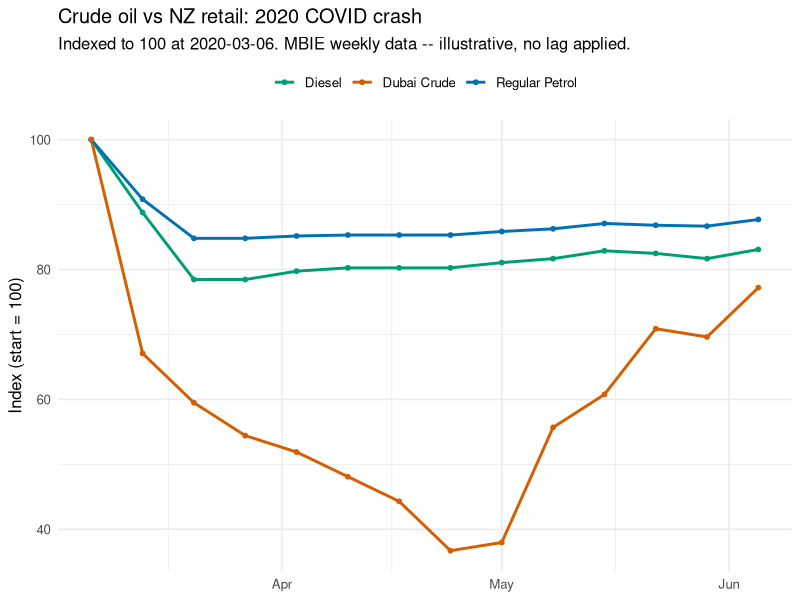
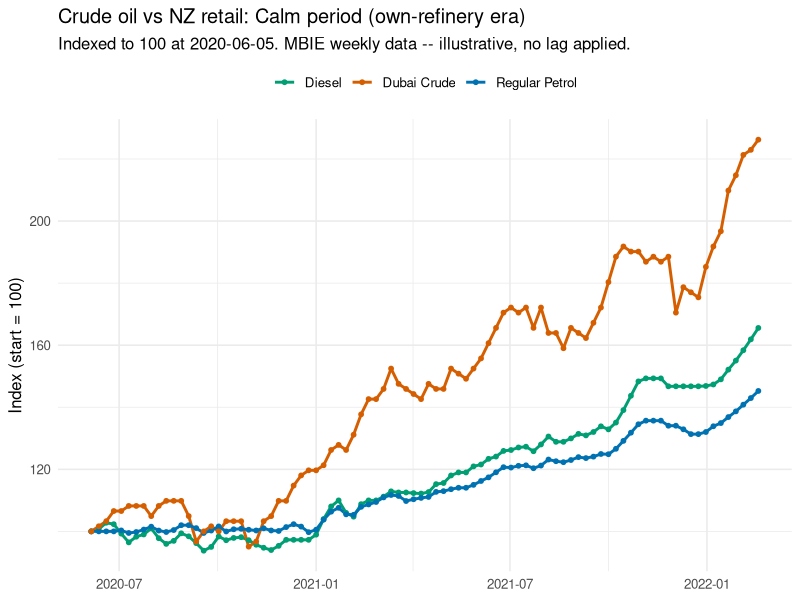
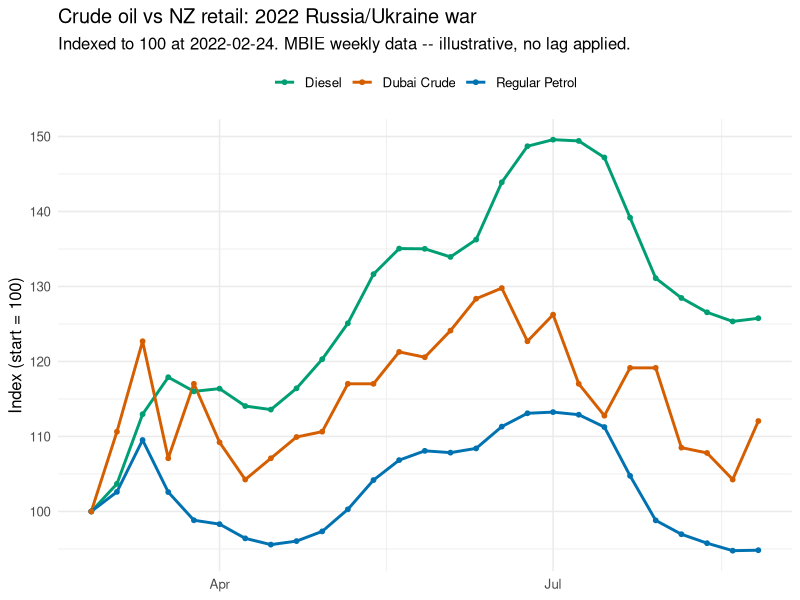
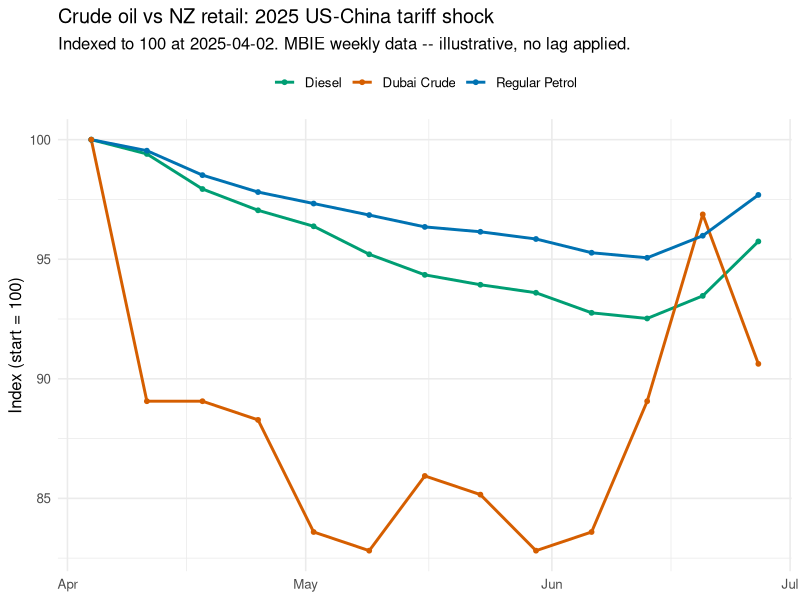
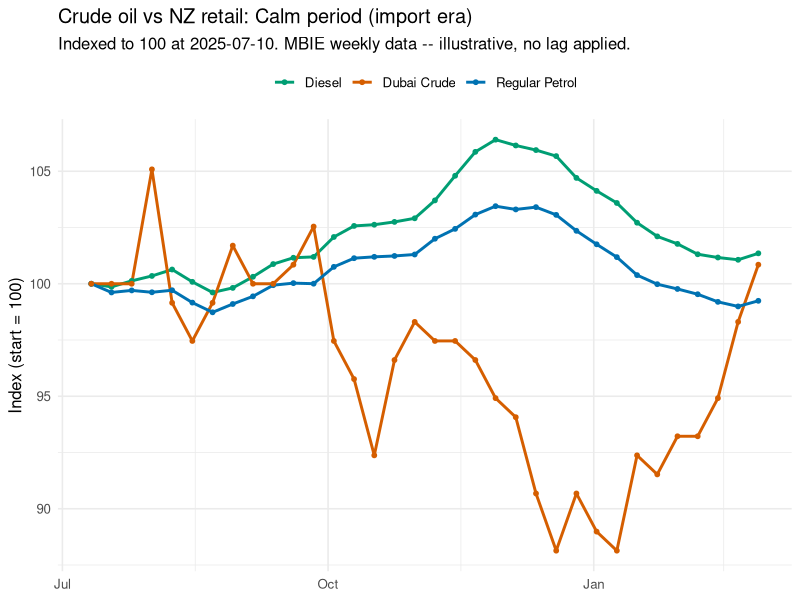
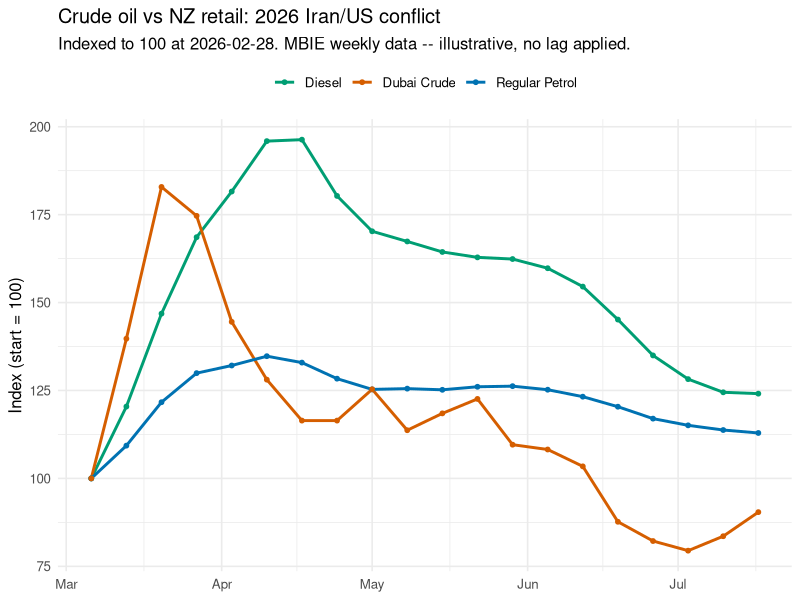
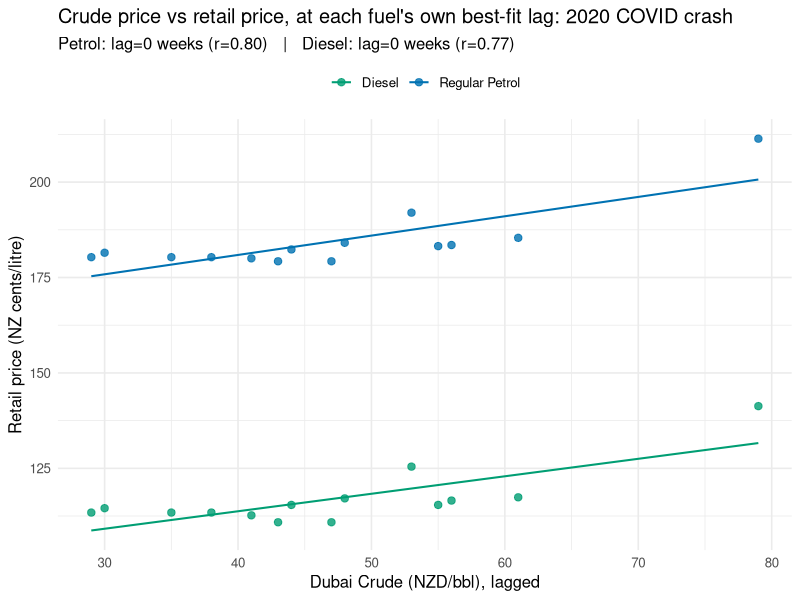
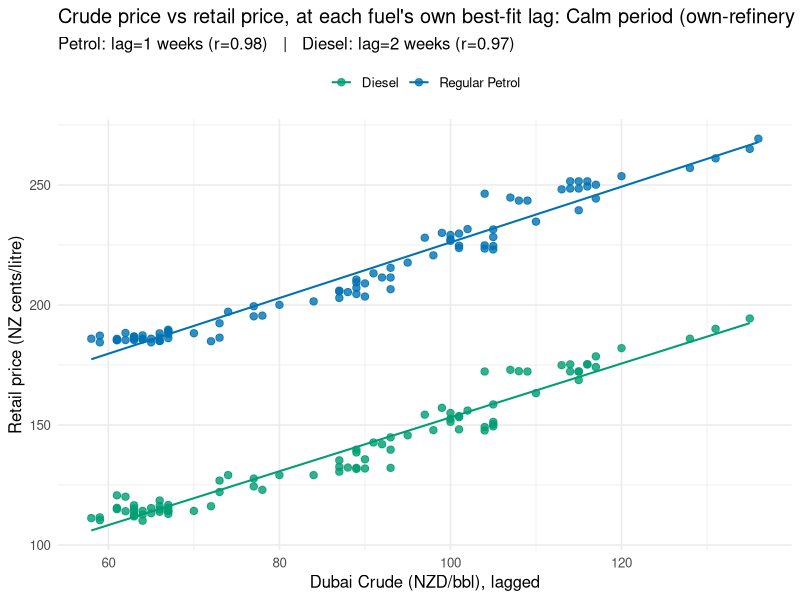

Generate these figures, in order, with R:
# =============================================================================
# NZ fuel price analysis: crude oil vs retail petrol/diesel across 6 periods
#
# Source: MBIE Weekly Fuel Price Monitoring, full series 2004-2026
# (weekly-table.csv, supplied directly by MBIE)
#
# Six periods, chosen from actual crude price movement (not news dates),
# alternating crisis / calm, split by New Zealand's supply-chain era:
#
#   1. 2020 COVID crash          2020-03-06 - 2020-06-05  (crisis, own refinery)
#   2. Calm, own-refinery era    2020-06-05 - 2022-02-18  (calm,   own refinery)
#   3. 2022 Russia/Ukraine war   2022-02-24 - 2022-08-31  (crisis, refinery closes mid-window)
#   4. 2025 US-China tariff shock 2025-04-02 - 2025-06-30 (crisis, import era)
#   5. Calm, import era          2025-07-10 - 2026-02-27  (calm,   import era)
#   6. 2026 Iran/US conflict     2026-02-28 - [latest date in file] (crisis, import era)
#
# NZ's only oil refinery (Marsden Point) supplied ~65-70% of national fuel
# demand until it closed -- last crude shipment 8 March 2022, refining ended
# 31 March 2022. Periods 1-2 are the "own refinery" era; periods 4-6 are the
# "100% imported refined product" era. Period 3 straddles the actual closure,
# so it's a structurally mixed period, not a clean comparison point.
#
# No sub-splitting into "first wave / second wave" or "rise / decline"
# phases within a period -- earlier drafts tried this and ran into too few
# data points per sub-phase to trust the result. Each of the 6 periods is
# treated as one window.
# =============================================================================

library(dplyr)
library(ggplot2)
library(tidyr)

# ---------------------------------------------------------------------------
# 1. LOAD
# ---------------------------------------------------------------------------
raw <- read.csv("weekly-table.csv", stringsAsFactors = FALSE)
raw$Date <- as.Date(raw$Date)
cat("Full file loaded:", nrow(raw), "rows,", as.character(min(raw$Date)),
    "to", as.character(max(raw$Date)), "\n\n")

# Period 6 (the ongoing crisis) ends at whichever week is most recent in the
# data file, not a hardcoded date -- so re-running this script after MBIE
# publishes a new week automatically extends period 6 instead of silently
# ignoring the new data (or worse, needing a manual date edit every time).
latest_date <- as.character(max(raw$Date))

periods <- list(
  list(id = "01_covid_2020",        name = "2020 COVID crash",
       start = "2020-03-06", end = "2020-06-05"),
  list(id = "02_calm_own_refinery", name = "Calm period (own-refinery era)",
       start = "2020-06-05", end = "2022-02-18"),
  list(id = "03_ukraine_2022",      name = "2022 Russia/Ukraine war",
       start = "2022-02-24", end = "2022-08-31"),
  list(id = "04_tariff_2025",       name = "2025 US-China tariff shock",
       start = "2025-04-02", end = "2025-06-30"),
  list(id = "05_calm_import_era",   name = "Calm period (import era)",
       start = "2025-07-10", end = "2026-02-27"),
  list(id = "06_iranus_2026",       name = "2026 Iran/US conflict",
       start = "2026-02-28", end = latest_date)
)

# ---------------------------------------------------------------------------
# 2. HELPER FUNCTIONS
# ---------------------------------------------------------------------------

# get_series(): crude (native NZD/bbl column -- no manual currency
# conversion needed, MBIE publishes it directly) + retail for ONE fuel.
get_series <- function(start, end, fuel = "Regular Petrol") {
  crude <- raw %>%
    filter(is.na(Fuel), Variable == "Dubai crude price", Unit == "NZD/bbl",
           Date >= as.Date(start), Date <= as.Date(end)) %>%
    select(Date, crude = Value)
  retail <- raw %>%
    filter(Fuel == fuel, Variable == "Adjusted retail price",
           Date >= as.Date(start), Date <= as.Date(end)) %>%
    select(Date, retail = Value)
  inner_join(crude, retail, by = "Date") %>% arrange(Date)
}

# get_series_both(): crude + BOTH petrol and diesel retail, long format,
# used for the "illustrate the data" price charts (point 3).
get_series_both <- function(start, end) {
  crude <- raw %>%
    filter(is.na(Fuel), Variable == "Dubai crude price", Unit == "NZD/bbl",
           Date >= as.Date(start), Date <= as.Date(end)) %>%
    select(Date, crude = Value)
  retail <- raw %>%
    filter(Fuel %in% c("Regular Petrol", "Diesel"), Variable == "Adjusted retail price",
           Date >= as.Date(start), Date <= as.Date(end)) %>%
    select(Date, Fuel, retail = Value)
  inner_join(retail, crude, by = "Date") %>% arrange(Date)
}

# get_margin(): weekly Importer cost + Importer margin for one fuel.
get_margin <- function(start, end, fuel) {
  raw %>%
    filter(Fuel == fuel, Date >= as.Date(start), Date <= as.Date(end),
           Variable %in% c("Importer cost", "Importer margin")) %>%
    pivot_wider(id_cols = Date, names_from = Variable, values_from = Value) %>%
    arrange(Date) %>%
    rename(importer_cost = `Importer cost`, importer_margin = `Importer margin`)
}

# lag_profile(): correlation between crude (shifted back k weeks) and
# retail (now), for EVERY tested lag k = 0..maxlag -- not just the winner.
# We show the full profile everywhere in this script rather than a single
# "best lag" number: a single number invites the objection that it's
# cherry-picked, while the full shape (sharp peak vs flat vs noisy) lets
# the reader judge how convincing the result actually is.
#
# This does NOT use R's built-in ccf(). ccf() centers/scales using the
# FULL series mean and variance regardless of lag, and divides by n (not by
# the number of pairs actually overlapping at that lag). On the short
# windows used here (13-90 weeks, testing lags that can be a meaningful
# fraction of that), this shrinks correlations at higher lags in a way that
# doesn't match a plain "correlate these specific pairs" calculation -- we
# hit a real case where ccf() and the direct method disagreed on which lag
# won. The direct method below is the standard Pearson correlation on
# whichever pairs are actually being compared at each lag.
#
# maxlag defaults to floor(n/3), capped at 10 weeks regardless of how large
# n is: testing a lag that eats too much of a short window leaves too few
# pairs to trust (guarded directly below too), and on the long calm windows
# (up to 90 weeks) floor(n/3) alone would test physically implausible lags
# like 25-30 weeks, which nobody would defend as a real pass-through delay.
lag_profile <- function(both, maxlag = NULL) {
  n <- nrow(both)
  if (is.null(maxlag)) maxlag <- min(10, max(1, floor(n / 3)))
  results <- data.frame(lag = 0:maxlag, r = NA_real_)
  for (k in 0:maxlag) {
    if (n - k < 5) next
    c_lag <- head(both$crude, n - k)
    r_now <- tail(both$retail, n - k)
    results$r[results$lag == k] <- round(cor(c_lag, r_now), 3)
  }
  na.omit(results)
}

best_lag <- function(profile) profile[which.max(profile$r), ]

# If the winning lag sits right at the edge of what was tested, and the
# correlation was climbing right up to that edge with no internal peak,
# that's not a real result -- it's the same artifact we hit earlier
# (short window, correlation keeps rising simply because we ran out of
# room to test further, not because that lag is genuinely best). In that
# case we fall back to lag=0 for reporting/plotting rather than present a
# misleading "best fit" at the boundary.
resolve_lag <- function(profile) {
  b <- best_lag(profile)
  if (b$lag == max(profile$lag) && nrow(profile) > 3) {
    cat(sprintf("  [no internal peak found -- correlation still rising at lag=%d, the edge of what was tested; falling back to lag=0 rather than report a boundary artifact]\n", b$lag))
    return(profile[profile$lag == 0, ])
  }
  b
}

# ---------------------------------------------------------------------------
# 3 & 4. FOR EACH PERIOD: lag/correlation tables (point 4) -- computed first
#         because the scatter charts (point 5) need each fuel's best lag.
# ---------------------------------------------------------------------------
period_results <- list()

for (p in periods) {
  cat(sprintf("\n================ %s (%s to %s) ================\n",
              p$name, p$start, p$end))

  petrol <- get_series(p$start, p$end, "Regular Petrol")
  diesel <- get_series(p$start, p$end, "Diesel")

  petrol_profile <- lag_profile(petrol)
  diesel_profile <- lag_profile(diesel)

  cat(sprintf("\nn = %d weeks\n", nrow(petrol)))
  cat("\n-- Regular Petrol: correlation at each lag (weeks) --\n")
  print(petrol_profile, row.names = FALSE)
  cat("\n-- Diesel: correlation at each lag (weeks) --\n")
  print(diesel_profile, row.names = FALSE)

  pb <- resolve_lag(petrol_profile)
  db <- resolve_lag(diesel_profile)
  cat(sprintf("\nBest fit -> Petrol: lag=%d (r=%.3f)   Diesel: lag=%d (r=%.3f)\n",
              pb$lag, pb$r, db$lag, db$r))

  period_results[[p$id]] <- list(
    petrol_lag = pb$lag, petrol_r = pb$r,
    diesel_lag = db$lag, diesel_r = db$r
  )
}

# ---------------------------------------------------------------------------
# 5. PRICE CHARTS -- one file per period, crude + petrol + diesel together
#    (point 3: just illustrating the MBIE data, no lag applied here)
# ---------------------------------------------------------------------------
for (p in periods) {
  d <- get_series_both(p$start, p$end) %>%
    group_by(Fuel) %>%
    mutate(retail_idx = retail / retail[1] * 100) %>%
    ungroup()

  crude_idx <- raw %>%
    filter(is.na(Fuel), Variable == "Dubai crude price", Unit == "NZD/bbl",
           Date >= as.Date(p$start), Date <= as.Date(p$end)) %>%
    arrange(Date) %>%
    mutate(Fuel = "Dubai Crude", retail_idx = Value / Value[1] * 100) %>%
    select(Date, Fuel, retail_idx)

  plot_data <- bind_rows(d %>% select(Date, Fuel, retail_idx), crude_idx)

  p_chart <- ggplot(plot_data, aes(x = Date, y = retail_idx, color = Fuel)) +
    geom_line(linewidth = 1) +
    geom_point(size = 1.3) +
    scale_color_manual(values = c("Dubai Crude" = "#D55E00", "Regular Petrol" = "#0072B2", "Diesel" = "#009E73")) +
    labs(title = paste0("Crude oil vs NZ retail: ", p$name),
         subtitle = paste0("Indexed to 100 at ", p$start, ". MBIE weekly data -- illustrative, no lag applied."),
         x = NULL, y = "Index (start = 100)", color = NULL) +
    theme_minimal(base_size = 12) + theme(legend.position = "top")

  fname <- paste0("charts/prices_", p$id, ".png")
  ggsave(fname, p_chart, width = 9, height = 5.5, dpi = 150)
  cat("Saved", fname, "\n")
}

# ---------------------------------------------------------------------------
# 6. SCATTER CHARTS -- one file per period, crude vs retail AT EACH FUEL'S
#    OWN best-fit lag (point 5). Petrol and diesel use their own lag from
#    Section 3/4 above -- these numbers match the printed tables exactly.
# ---------------------------------------------------------------------------
for (p in periods) {
  res <- period_results[[p$id]]

  petrol <- get_series(p$start, p$end, "Regular Petrol") %>%
    mutate(crude = lag(crude, n = res$petrol_lag), Fuel = "Regular Petrol") %>%
    filter(!is.na(crude))
  diesel <- get_series(p$start, p$end, "Diesel") %>%
    mutate(crude = lag(crude, n = res$diesel_lag), Fuel = "Diesel") %>%
    filter(!is.na(crude))

  scatter_data <- bind_rows(petrol, diesel)

  p_scatter <- ggplot(scatter_data, aes(x = crude, y = retail, color = Fuel)) +
    geom_point(size = 2.2, alpha = 0.8) +
    geom_smooth(method = "lm", se = FALSE, linewidth = 0.7) +
    scale_color_manual(values = c("Regular Petrol" = "#0072B2", "Diesel" = "#009E73")) +
    labs(
      title = paste0("Crude price vs retail price, at each fuel's own best-fit lag: ", p$name),
      subtitle = sprintf("Petrol: lag=%d weeks (r=%.2f)   |   Diesel: lag=%d weeks (r=%.2f)",
                          res$petrol_lag, res$petrol_r, res$diesel_lag, res$diesel_r),
      x = "Dubai Crude (NZD/bbl), lagged", y = "Retail price (NZ cents/litre)", color = NULL
    ) +
    theme_minimal(base_size = 12) + theme(legend.position = "top")

  fname <- paste0("charts/scatter_", p$id, ".png")
  ggsave(fname, p_scatter, width = 8, height = 5.5, dpi = 150)
  cat("Saved", fname, "\n")
}

# ---------------------------------------------------------------------------
# 7. MARGIN CHART -- last crisis only (period 6), petrol vs diesel together
# ---------------------------------------------------------------------------
# "Importer margin" = Adjusted Retail Price - Taxes - Importer cost: what's
# left for the retailer after the fuel itself and government taxes/levies.
p6 <- periods[[6]]
margin_data <- bind_rows(
  get_margin(p6$start, p6$end, "Regular Petrol") %>% mutate(Fuel = "Regular Petrol"),
  get_margin(p6$start, p6$end, "Diesel") %>% mutate(Fuel = "Diesel")
)

p_margin <- ggplot(margin_data, aes(x = Date, y = importer_margin, color = Fuel)) +
  geom_hline(yintercept = 0, linetype = "dashed", color = "grey50") +
  geom_line(linewidth = 1) +
  geom_point(size = 1.5) +
  scale_color_manual(values = c("Regular Petrol" = "#0072B2", "Diesel" = "#009E73")) +
  labs(
    title = paste0("Importer margin during ", p6$name, ": petrol vs diesel"),
    subtitle = "Both dip to ~zero at the sharpest cost spike; diesel later overshoots to ~2x normal",
    x = NULL, y = "Importer margin (NZ cents/litre)", color = NULL
  ) +
  theme_minimal(base_size = 12) + theme(legend.position = "top")

ggsave("charts/margin_06_iranus_2026.png", p_margin, width = 9, height = 5.5, dpi = 150)
cat("Saved charts/margin_06_iranus_2026.png\n")

cat("\n=== Done. All tables printed above; all charts in ./charts/ ===\n")
